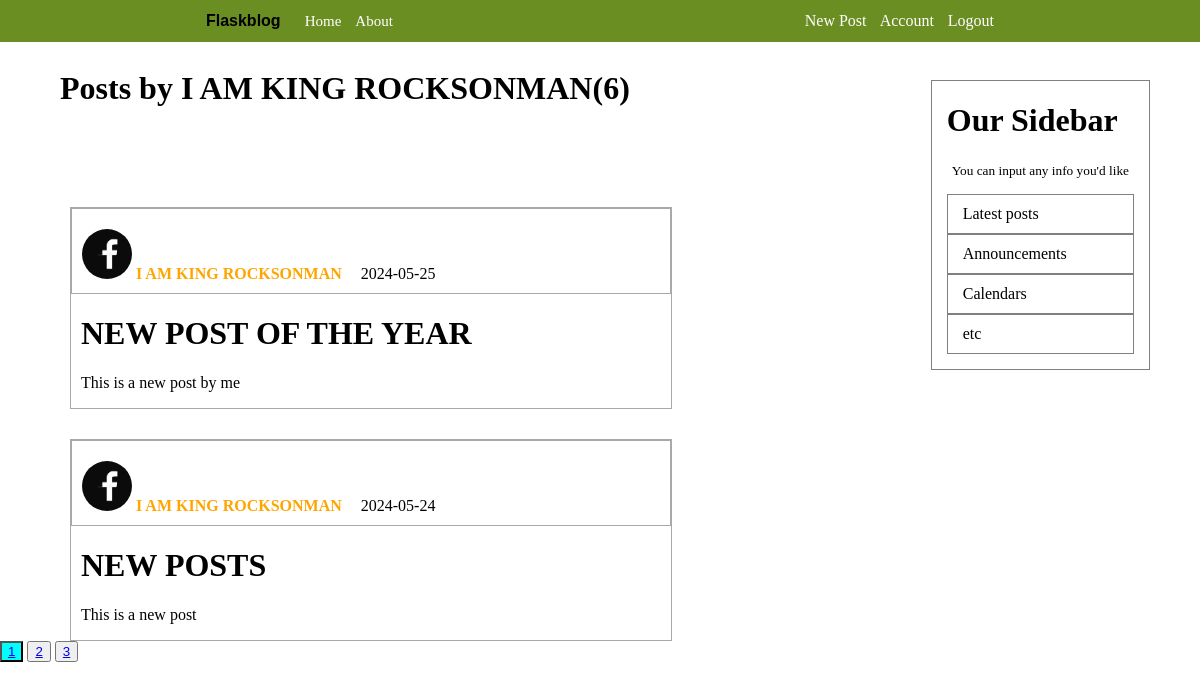
/user/I AM KING ROCKSONMAN (signed in), run on the app's committed database.
### flaskblog/models.py (models this page shows, shortened)
class User(db.Model, UserMixin):
    id = db.Column(db.Integer, primary_key=True)
    username = db.Column(db.String(20), nullable=False, unique= True)
    email = db.Column(db.String(120), nullable=False, unique=True)
    image_file = db.Column(db.String(20), nullable=False, default='default.jpg')
    password = db.Column(db.String(60), nullable=False)
    posts = db.relationship('Post', backref='author', lazy=True)

class Post(db.Model):
    id = db.Column(db.Integer, primary_key =True)
    title = db.Column(db.String(100), nullable=False)
    date_posted=db.Column(db.DateTime, nullable=False, default=datetime.utcnow)
    content = db.Column(db.Text, nullable = False)
    user_id = db.Column(db.Integer, db.ForeignKey('user.id'), nullable=False)

### flaskblog/users/routes.py (the view)
@users.route("/user/<string:username>")
def user_posts(username):
    page=request.args.get('page', 1, type=int)
    user = User.query.filter_by(username=username).first_or_404()
    posts = Post.query.filter_by(author=user).order_by(Post.date_posted.desc()).paginate(per_page=2, page=page)
    return render_template('user_posts.html', posts=posts, user=user)

### flaskblog/models.py (called while the page is built)
@login_manager.user_loader
def load_user(user_id):
    return User.query.get(int(user_id))

### flaskblog/templates/user_posts.html
{% extends 'layout.html' %}
{% block content %}
    <h1 class="user-all-posts">Posts by {{ user.username }}({{ posts.total }})</h1>
    {% for post in posts.items %}
    <div class="blog-container">
        <div class="aut-date">
            <img class="pro-pic" src="{{ url_for('static',filename='profile_pics/' + post.author.image_file) }}">
            <a href="{{ url_for('users.user_posts', username=post.author.username) }}" class="aut-link">{{ post.author.username }}</a>
            <p class="dte">{{ post.date_posted.strftime('%Y-%m-%d') }}</p>
        </div>
        <h1><a href="{{ url_for('posts.post', post_id=post.id) }}" class="tit-link">{{ post.title }}</a></h1>
        <p class="cnt">{{ post.content }}</p>
    </div>
   {% endfor %}
   {% for page_num in posts.iter_pages(left_edge=1, right_edge=1, left_current=1, right_current=2) %}
    {% if page_num %}
        {% if posts.page==page_num %}
            <button class="main-page"><a href="{{ url_for('users.user_posts',username=user.username, page=page_num) }}">{{ page_num }}</a></button>
        {% else %}
            <button><a href="{{ url_for('users.user_posts',username=user.username, page=page_num) }}">{{ page_num }}</a></button>
        {% endif %}
    {% else %}
        ...
    {% endif %}
   {% endfor %}
{% endblock content %}

### flaskblog/static/main.css (style rules this page uses)
body { background-color: white; margin: 0; }

### flaskblog/static/home.css (style rules this page uses)
.blog-container { border: 1px solid darkgray; width: 600px; margin-top: 100px; margin-left: 70px; }
.aut-date { padding-left: 10px; padding-right: 10px; padding-top: 10px; padding-bottom: 10px; border: 1px solid darkgray; }
.aut-link { text-decoration: none; color: orange; font-weight: bold; cursor: pointer; }
.dte { display: inline; flex-direction: row; margin-left: 15px; }
.tit-link { margin-left: 10px; text-decoration: none; color: black; cursor: pointer; }
.cnt { margin-left: 10px; }
.blog-container + .blog-container { margin-top: 30px; }
.main-page { background-color: aqua; }
.user-all-posts { margin-top: 70px; margin-left: 60px; }

### flaskblog/static/account.css (style rules this page uses)
.pro-pic { height: 50px; width: 50px; border-radius: 25px; margin-top: 10px; }

### data on the page
User: username "I AM KING ROCKSONMAN"
Post: image_file (picture), author.username "I AM KING ROCKSONMAN", date_posted "2024-05-25", title "NEW POST OF THE YEAR", content "This is a new post by me"
Post: image_file (picture), author.username "I AM KING ROCKSONMAN", date_posted "2024-05-24", title "NEW POSTS", content "This is a new post"

### other printed values
{{ posts.total }} "6"
{{ page_num }} "1"
{{ page_num }} "2" "3"
